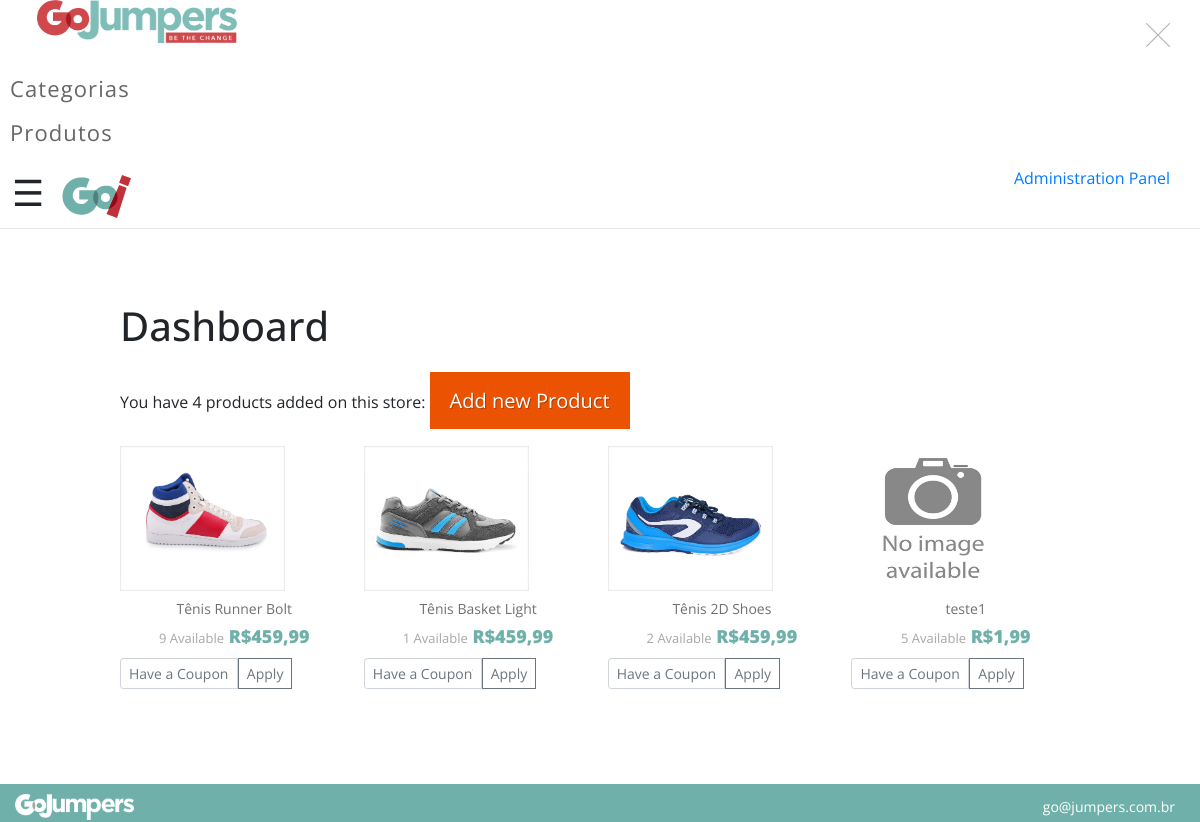
Page /www/public/index.php on the committed database.
### tables this page shows
CREATE TABLE IF NOT EXISTS `products` (
  `id` int(11) NOT NULL AUTO_INCREMENT,
  `brand_id` int(11) NOT NULL DEFAULT 0,
  `name` varchar(255) DEFAULT NULL,
  `sku` varchar(30) DEFAULT NULL,
  `description` longtext DEFAULT NULL,
  `qty` int(11) DEFAULT 0,
  `price` decimal(10,2) DEFAULT NULL,
  `img` varchar(255) DEFAULT NULL,
  PRIMARY KEY (`id`),
  UNIQUE KEY `id` (`id`),
  KEY `brand_id` (`brand_id`)
);

### www/app/core/Controller.php (called while the page is built, shortened)
<?php
class Controller
{
	public function view($view, $data = [])
	{
		require_once '../app/views/' . $view . '.php';
	}
	public function model($model)
	{
		return new $model;
	}
}

### www/app/controllers/homeController.php (called while the page is built)
<?php
class homeController extends Controller
{
	public function __construct()
	{
		$this->title =  'Backend Test | ';
	}
	public function index()
	{
		$data['title'] = $this->title . 'Dashboard';
		$data['products'] = $this->model('Products')->getAll();
		$data['token'] = $this->generateToken();
		$this->view('templates/header', $data);
		$this->view('home/index', $data);
		$this->view('templates/footer');
	}
}

### www/app/core/App.php (called while the page is built, shortened)
<?php
class App
{
	protected $controller = 'homeController';
	protected $method = 'index';
	protected $params = [];
	public function __construct()
	{
		$url = $this->parseURL();
		if (file_exists('../app/controllers/' . $url[0] . '.php')) {
			$this->controller = $url[0];
		} else {
			dd("{$url[0]} not found");
		}
		$this->controller = new $this->controller;
	}
	public function parseURL()
	{
		if (isset($_GET['url'])) {
			$url 	= explode('/', filter_var(trim($_GET['url']), FILTER_SANITIZE_URL));
			$url[0] = $url[0] . 'Controller';
		} else {
			$url[0] = 'homeController';
		}
		return $url;
	}
	public function run()
	{
		return call_user_func_array([$this->controller, $this->method], $this->params);
	}
}

### www/public/index.php (called while the page is built, shortened)
<?php
$app = new App;
$app->run();

### www/app/core/Database.php (called while the page is built, shortened)
<?php
class Database
{
	private $host 	= DB_HOST;
	private $user 	= DB_USER;
	private $pass 	= DB_PASS;
	private $dbase 	= DB_NAME;
	private $dbh;
	private $stmt;
	public function __construct()
	{
		$dsn = 'mysql:host=' . $this->host . ';dbname=' . $this->dbase;
		$option = [
			PDO::ATTR_PERSISTENT => true,
			PDO::ATTR_ERRMODE 	 => PDO::ERRMODE_EXCEPTION,
			PDO::MYSQL_ATTR_INIT_COMMAND => "SET NAMES utf8"
		];
		try {
			$this->dbh = new PDO($dsn, $this->user, $this->pass, $option);
		} catch (PDOException $e) {
			print_r($e->getMessage());
			die;
		}
	}
	public function query($query)
	{
		$this->stmt = $this->dbh->prepare($query);
	}
	public function execute()
	{
		$this->stmt->execute();
	}
	public function resultSet()
	{
		$this->execute();
		return $this->stmt->fetchAll(PDO::FETCH_ASSOC);
	}
}

### www/app/models/Products.php (called while the page is built, shortened)
<?php
class Products
{
	private $db;
	private $table = 'products';
	public function __construct()
	{
		$this->db = new Database;
	}
	public function getAll()
	{
		$this->db->query("SELECT * FROM {$this->table}");
		return $this->db->resultSet();
	}
}

### www/app/views/home/index.php (the view, shortened to what this page needs)
<main class="content">
  <div class="header-list-page">
    <h1 class="title">Dashboard</h1>
  </div>
  <div class="infor">
    You have <?php echo sizeof($data['products']); ?> products added on this store: <a href="../products/create" class="btn-action">Add new Product</a>
  </div>
  <ul class="product-list">
    <?php foreach ($data['products'] as $key => $value) : ?>
      <li>
        <div class="product-image">
          <?php if ($value['img'] != null) { ?>
            <img src="images/product/<?= $value['img']; ?>" layout="responsive" width="164" height="145" alt="<?= $value['name']; ?>" />
          <?php } else { ?>
            <img src="images/no_image.jpg" layout="responsive" width="164" height="145" alt="<?= $value['name']; ?>" />
          <?php } ?>
        </div>
        <div class="product-info">
          <div class="product-name"><span><?= $value['name']; ?></span></div>
          <div class="product-price"><span class="special-price"><?= $value['qty'] > 0 ? $value['qty'] . " Available" : "Out of stock"; ?></span> <span>R$<?= number_format($value['price'], 2, ",", "."); ?></span></div>
          <div class="mt-2 w-75">
            <form action="../product/<?= $value['id']; ?>" method="post">
              <div class="input-group input-group-sm mb-3">
                <input name="coupon" autocomplete="off" placeholder="Have a Coupon?" type="text" class="form-control coupon_input" aria-label="Small" aria-describedby="inputGroup-sizing-sm">
                <div class="input-group-prepend">
                  <button class="btn btn-outline-secondary" type="submit">Apply</button>
                </div>
              </div>
            </form>
          </div>
        </div>
      </li>
    <?php endforeach; ?>
  </ul>
</main>

### www/app/views/templates/header.php (shortened to what this page needs)
<!doctype html>
<html ⚡>
<head>
	<link rel="stylesheet" href="https://stackpath.bootstrapcdn.com/bootstrap/4.5.2/css/bootstrap.min.css">
	<link rel="stylesheet" type="text/css" media="all" href="<?= BASEURL; ?>/css/style.css" />
</head>
<amp-sidebar id="sidebar" class="sample-sidebar" layout="nodisplay" side="left">
	<div class="close-menu">
		<a on="tap:sidebar.toggle">
			<img src="images/bt-close.png" alt="Close Menu" width="24" height="24" />
		</a>
	</div>
	<a href="../"><img src="images/menu-go-jumpers.png" alt="Welcome" width="200" height="43" /></a>
	<div>
		<ul>
			<li><a href="../categories" class="link-menu">Categorias</a></li>
			<li><a href="../products" class="link-menu">Produtos</a></li>
		</ul>
	</div>
</amp-sidebar>
<header>
	<div class="go-menu">
		<a on="tap:sidebar.toggle">☰</a>
		<a href="<?= BASEURL; ?>" class="link-logo"><img src="images/go-logo.png" alt="Welcome" width="69" height="430" /></a>
	</div>
	<div class="right-box">
		<a href="../dashboard" title="Administration Panel"><span class="go-title">Administration Panel</span></a>
	</div>
</header>

### www/app/views/templates/footer.php (shortened to what this page needs)
<footer>
	<div class="footer-image">
		<img src="images/go-jumpers.png" width="119" height="26" alt="Go Jumpers" />
	</div>
	<div class="email-content">
		<span>go@jumpers.com.br</span>
	</div>
</footer>
</body>
</html>

### www/public/css/style.css (style rules this page uses)
.link-logo { height: auto; width: auto; }
.link-logo img { width: auto; height: auto; }
amp-sidebar#sidebar { width: 100%; background: rgba(255, 255, 255, 0.95); padding: 32px 0 0 37px; }
amp-sidebar#sidebar .close-menu { position: absolute; z-index: 1; right: 30px; top: 21px; }
.sample-sidebar ul { padding: 0 15px 0 0; margin: 25px 0 0; list-style: none; text-align: left; }
.sample-sidebar ul li { height: auto; line-height: 41px; }
.sample-sidebar ul li .link-menu { font-size: 22px; color: #666; padding: 5px 10px; letter-spacing: 1.1px; text-decoration: none; }
header { overflow: hidden; border-bottom: 1px solid #e8e8e8; padding: 10px 30px 8px 12px; margin-bottom: 17px; }
h1 { margin: 1rem; }
.go-menu { float: left; display: -ms-flexbox; display: -webkit-flex; display: flex; }
.go-menu a { font-size: 36px; color: #a7a7a7; margin-right: 18px; }
.right-box { float: right; display: -ms-flexbox; display: -webkit-flex; display: flex; -webkit-align-items: center; -ms-flex-align: center; align-items: center; }
main { padding: 0 15px; }
.product-list { list-style: none; padding: 0; margin: 30px 0 15px; display: -ms-flexbox; display: -webkit-flex; display: flex; -webkit-flex-wrap: wrap; -ms-flex-wrap: wrap; flex-wrap: wrap; -webkit-justify-content: space-between; -ms-flex-pack: justify; justify-content: space-between; }
.product-list li { margin-bottom: 14px; }
.product-list img { width: 165px; }
.product-list .product-info { text-align: center; }
.product-list .product-info .product-name { font-size: 14px; color: #707070; margin: 7px 0 4px; }
.product-list .product-info .product-price { font-size: 18px; font-weight: 900; color: #6fb1aa; }
.product-list .product-info .special-price { font-size: 13px; color: #a7a7a7; font-weight: 400; }
footer { background: #6fb1aa; color: #fff; display: -ms-flexbox; display: -webkit-flex; display: flex; -webkit-justify-content: space-between; -ms-flex-pack: justify; justify-content: space-between; padding: 9px 25px 2px 15px; }
.email-content { margin-top: 1px; }
.email-content span { font-size: 14px; }
.content { width: 80%; margin: 0 auto; padding: 50px 0; }
.header-list-page { display: -webkit-flex; display: -ms-flexbox; display: flex; -webkit-flex-wrap: wrap; flex-wrap: wrap; justify-content: space-between; margin: 0 0 30px 0; }
.title { margin: 6px 0; }
.btn-action { background-color: #eb5202; border-color: #eb5202; color: #fff; text-shadow: 1px 1px 0 rgba(0, 0, 0, 0.25); padding: 15px 20px; font-size: 20px; text-decoration: none; }
.coupon_input { font-size: 10px; }

### rows in the picture
products: img (picture), name "Tênis Runner Bolt", qty "9", price "459,99"
products: img (picture), name "Tênis Basket Light", qty "1", price "459,99"
products: img (picture), name "Tênis 2D Shoes", qty "2", price "459,99"
products: name "teste1", qty "5", price "1,99"

### other values in the picture
sizeof($data['products']) "4"
